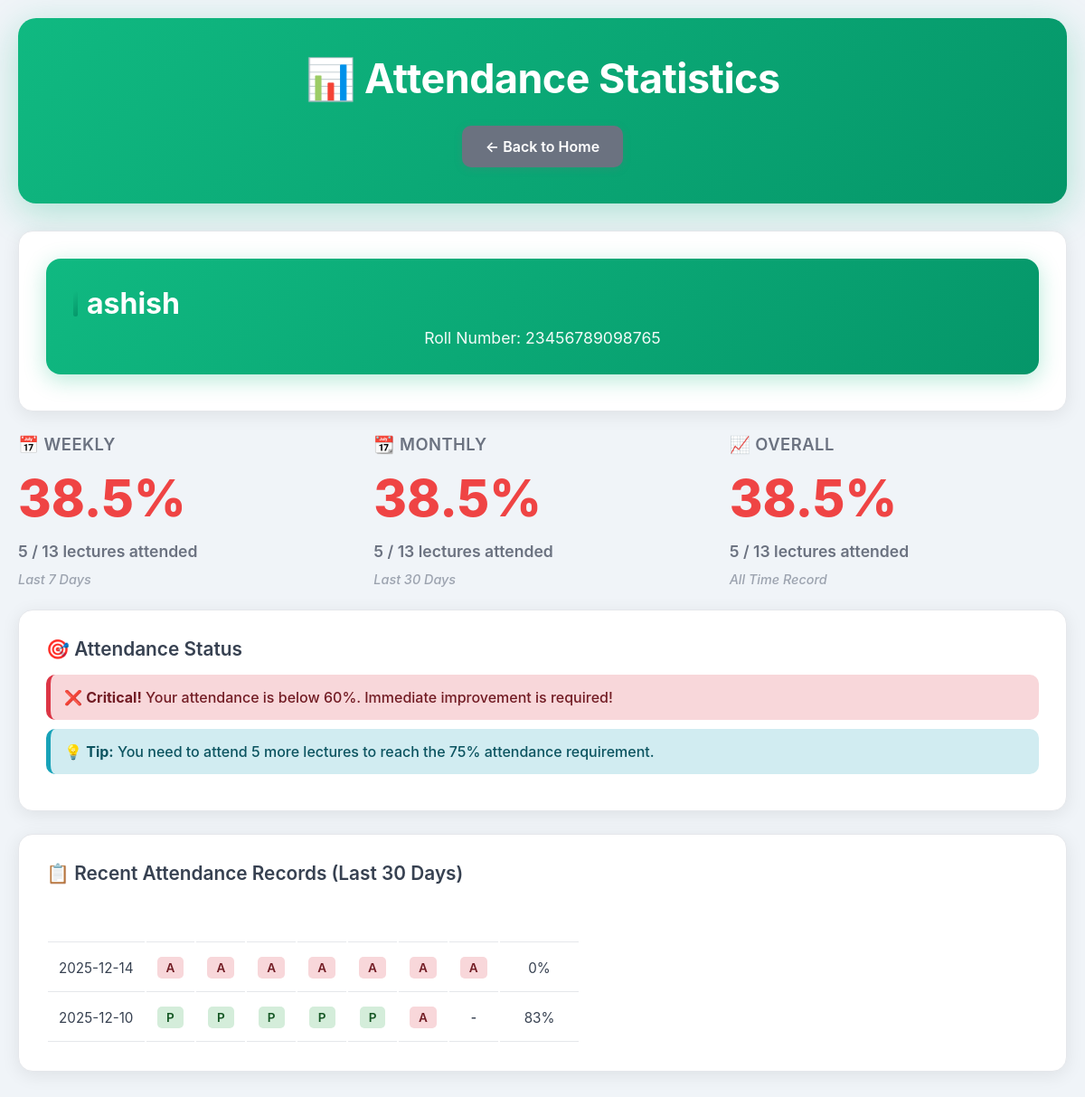
The page /statistics/3 on the database as committed earlier.
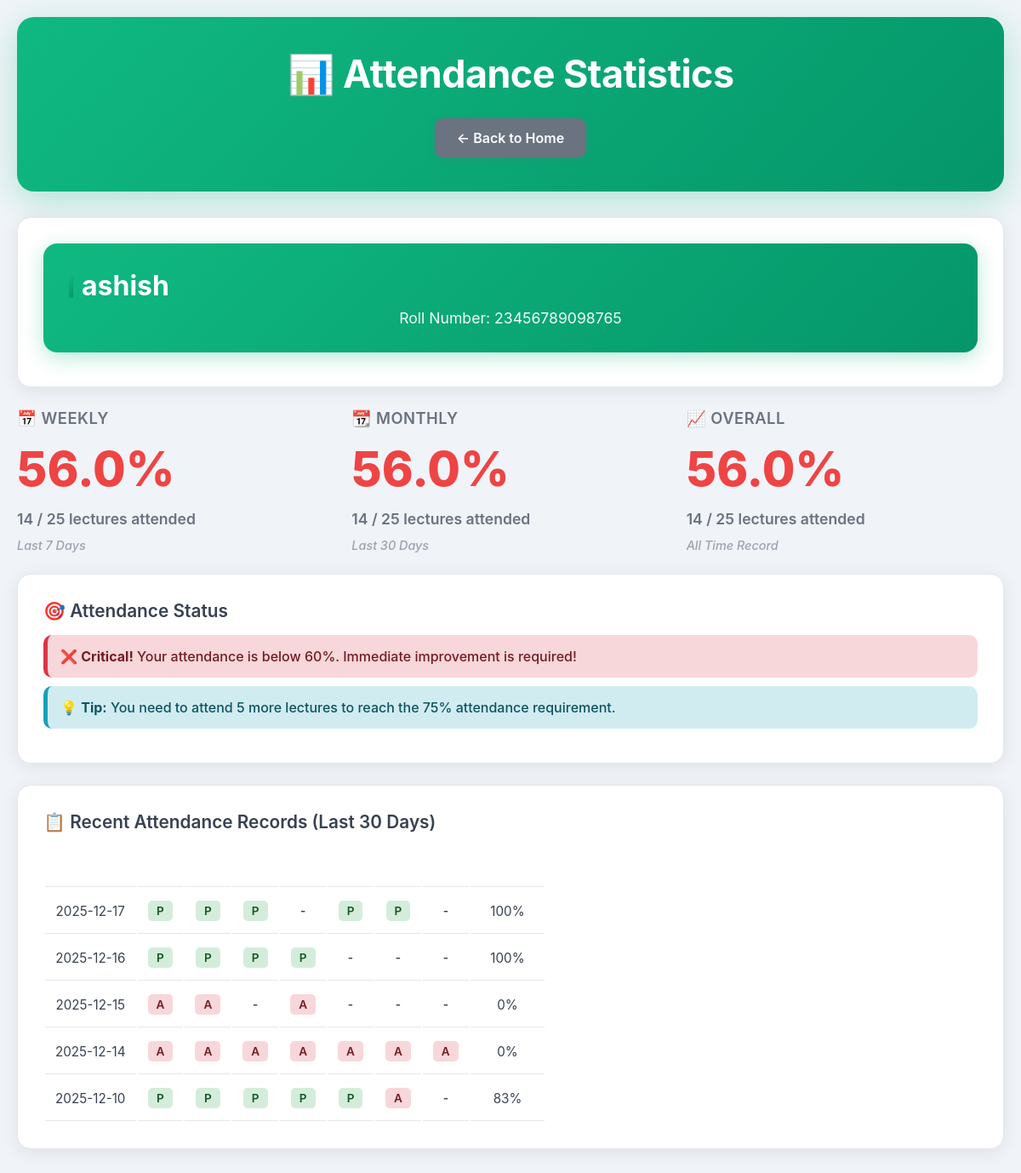
The same page on the database as committed later.
### tables this page shows
CREATE TABLE students
                 (id INTEGER PRIMARY KEY AUTOINCREMENT,
                  name TEXT NOT NULL,
                  roll_number TEXT UNIQUE NOT NULL);

CREATE TABLE attendance
                 (id INTEGER PRIMARY KEY AUTOINCREMENT,
                  student_id INTEGER,
                  date TEXT NOT NULL,
                  lecture_number INTEGER NOT NULL,
                  status TEXT NOT NULL,
                  FOREIGN KEY (student_id) REFERENCES students(id),
                  UNIQUE(student_id, date, lecture_number));

### app.py (the view)
@app.route('/statistics/<int:student_id>')
def statistics(student_id):
    conn = sqlite3.connect('attendance.db')
    c = conn.cursor()
    c.execute('SELECT name, roll_number FROM students WHERE id = ?', (student_id,))
    student = c.fetchone()
    if not student:
        return "Student not found", 404
    week_ago = (datetime.now() - timedelta(days=7)).strftime('%Y-%m-%d')
    c.execute('''SELECT COUNT(*) FROM attendance
                 WHERE student_id = ? AND date >= ? AND status = 'present' ''',
             (student_id, week_ago))
    weekly_present = c.fetchone()[0]
    c.execute('''SELECT COUNT(*) FROM attendance
                 WHERE student_id = ? AND date >= ?''',
             (student_id, week_ago))
    weekly_total = c.fetchone()[0]
    month_ago = (datetime.now() - timedelta(days=30)).strftime('%Y-%m-%d')
    c.execute('''SELECT COUNT(*) FROM attendance
                 WHERE student_id = ? AND date >= ? AND status = 'present' ''',
             (student_id, month_ago))
    monthly_present = c.fetchone()[0]
    c.execute('''SELECT COUNT(*) FROM attendance
                 WHERE student_id = ? AND date >= ?''',
             (student_id, month_ago))
    monthly_total = c.fetchone()[0]
    c.execute('''SELECT COUNT(*) FROM attendance
                 WHERE student_id = ? AND status = 'present' ''',
             (student_id,))
    overall_present = c.fetchone()[0]
    c.execute('SELECT COUNT(*) FROM attendance WHERE student_id = ?', (student_id,))
    overall_total = c.fetchone()[0]
    c.execute('''SELECT date, lecture_number, status FROM attendance
                 WHERE student_id = ? AND date >= ?
                 ORDER BY date DESC, lecture_number''',
             (student_id, month_ago))
    records = c.fetchall()
    conn.close()
    weekly_percentage = (weekly_present / weekly_total * 100) if weekly_total > 0 else 0
    monthly_percentage = (monthly_present / monthly_total * 100) if monthly_total > 0 else 0
    overall_percentage = (overall_present / overall_total * 100) if overall_total > 0 else 0
    return render_template('statistics.html',
                          student=student,
                          weekly_present=weekly_present,
                          weekly_total=weekly_total,
                          weekly_percentage=weekly_percentage,
                          monthly_present=monthly_present,
                          monthly_total=monthly_total,
                          monthly_percentage=monthly_percentage,
                          overall_present=overall_present,
                          overall_total=overall_total,
                          overall_percentage=overall_percentage,
                          records=records)

### templates/statistics.html (shortened to what this page needs)
<!DOCTYPE html>
<html lang="en">
  <head>
    <link
      rel="stylesheet"
      href="{{ url_for('static', filename='style.css') }}"
    />
  </head>
  <body>
    <div class="container">
      <header>
        <h1>📊 Attendance Statistics</h1>
        <a
          href="/"
          class="btn btn-secondary"
          style="display: inline-block; margin-top: 15px"
          >← Back to Home</a
        >
      </header>
      <div class="card">
        <div class="student-header">
          <h2>{{ student[0] }}</h2>
          <p style="font-size: 1.1rem; margin-top: 8px; opacity: 0.95">
            Roll Number: {{ student[1] }}
          </p>
        </div>
      </div>
      <div class="stats-grid">
        <div class="stat-card">
          <h3>📅 Weekly</h3>
          <div
            class="stat-percentage"
            style="color: {% if weekly_percentage >= 75 %}#10b981{% elif weekly_percentage >= 60 %}#f59e0b{% else %}#ef4444{% endif %}"
          >
            {{ "%.1f"|format(weekly_percentage) }}%
          </div>
          <p class="stat-detail">
            {{ weekly_present }} / {{ weekly_total }} lectures attended
          </p>
          <p class="stat-label">Last 7 Days</p>
        </div>
        <div class="stat-card">
          <h3>📆 Monthly</h3>
          <div
            class="stat-percentage"
            style="color: {% if monthly_percentage >= 75 %}#10b981{% elif monthly_percentage >= 60 %}#f59e0b{% else %}#ef4444{% endif %}"
          >
            {{ "%.1f"|format(monthly_percentage) }}%
          </div>
          <p class="stat-detail">
            {{ monthly_present }} / {{ monthly_total }} lectures attended
          </p>
          <p class="stat-label">Last 30 Days</p>
        </div>
        <div class="stat-card">
          <h3>📈 Overall</h3>
          <div
            class="stat-percentage"
            style="color: {% if overall_percentage >= 75 %}#10b981{% elif overall_percentage >= 60 %}#f59e0b{% else %}#ef4444{% endif %}"
          >
            {{ "%.1f"|format(overall_percentage) }}%
          </div>
          <p class="stat-detail">
            {{ overall_present }} / {{ overall_total }} lectures attended
          </p>
          <p class="stat-label">All Time Record</p>
        </div>
      </div>
      <div class="card">
        <h3>🎯 Attendance Status</h3>
        {% if overall_percentage >= 75 %}
        <div class="alert alert-success">
          ✅ <strong>Excellent!</strong> Your attendance is above 75%. Keep up
          the great work!
        </div>
        {% elif overall_percentage >= 60 %}
        <div class="alert alert-warning">
          ⚠️ <strong>Warning!</strong> Your attendance is below 75%. You need to
          improve to avoid issues.
        </div>
        {% else %}
        <div class="alert alert-danger">
          ❌ <strong>Critical!</strong> Your attendance is below 60%. Immediate
          improvement is required!
        </div>
        {% endif %} {% if overall_percentage < 75 %}
        <div class="alert alert-info">
          💡 <strong>Tip:</strong> You need to attend {{ ((75 * overall_total /
          100) - overall_present)|round|int }} more lectures to reach the 75%
          attendance requirement.
        </div>
        {% endif %}
      </div>
      <div class="card">
        <h3>📋 Recent Attendance Records (Last 30 Days)</h3>
        {% if records %}
        <div class="records-table">
          <table>
            <thead>
              <tr>
                <th>Date</th>
                <th>L1</th>
                <th>L2</th>
                <th>L3</th>
                <th>L4</th>
                <th>L5</th>
                <th>L6</th>
                <th>L7</th>
                <th>Daily %</th>
              </tr>
            </thead>
            <tbody>
              {% set current_date = None %} {% set daily_records = {} %}  {% for record in records %} {% set date =
              record[0] %}
              daily_records[date].__setitem__(record[1], record[2]) %} {% endfor
              %}  {% for date, lectures in
              daily_records.items() %}
              <tr>
                <td>{{ date }}</td>
                {% for i in range(1, 8) %}
                <td>
                  {% if i in lectures %} {% if lectures[i] == 'present' %}
                  <span class="status-badge present">P</span>
                  {% else %}
                  <span class="status-badge absent">A</span>
                  {% endif %} {% else %}
                  <span class="status-badge">-</span>
                  {% endif %}
                </td>
                {% endfor %}
                <td>
                  {% set present_count = lectures.values()|select("equalto",
                  "present")|list|length %} {% set total_count = lectures|length
                  %} {% if total_count > 0 %} {{ "%.0f"|format((present_count /
                  total_count * 100)) }}% {% else %} - {% endif %}
                </td>
              </tr>
              {% endfor %}
            </tbody>
          </table>
        </div>
        {% else %}
        <p class="no-data">
          📋 No attendance records found for the last 30 days. Start marking
          attendance to see your records here!
        </p>
        {% endif %}
      </div>
    </div>
  </body>
</html>

### static/style.css (style rules this page uses)
* { margin: 0; padding: 0; box-sizing: border-box; }
body { font-family: -apple-system, BlinkMacSystemFont, 'Segoe UI', Roboto, 'Helvetica Neue', Arial, sans-serif; background: #f0f4f8; min-height: 100vh; padding: 20px; }
.container { max-width: 1400px; margin: 0 auto; }
header { text-align: center; background: linear-gradient(135deg, #10b981 0%, #059669 100%); color: white; margin-bottom: 30px; padding: 40px 20px; border-radius: 20px; box-shadow: 0 10px 40px rgba(16, 185, 129, 0.3); }
header h1 { font-size: 2.8rem; margin-bottom: 10px; font-weight: 700; letter-spacing: -0.5px; }
.card { background: white; border-radius: 16px; padding: 30px; margin-bottom: 25px; box-shadow: 0 4px 20px rgba(0,0,0,0.08); border: 1px solid #e5e7eb; transition: all 0.3s; }
.card h2 { color: #1f2937; margin-bottom: 24px; font-size: 1.75rem; font-weight: 700; display: flex; align-items: center; gap: 10px; }
.card h2::before { content: ""; display: inline-block; width: 5px; height: 28px; background: linear-gradient(135deg, #10b981 0%, #059669 100%); border-radius: 3px; }
.card h3 { color: #374151; margin-bottom: 16px; font-size: 1.3rem; font-weight: 600; }
.btn { padding: 13px 26px; border: none; border-radius: 10px; font-size: 1rem; cursor: pointer; transition: all 0.2s; text-decoration: none; display: inline-block; font-weight: 600; text-align: center; white-space: nowrap; }
.btn-secondary { background: #6b7280; color: white; box-shadow: 0 2px 8px rgba(107, 114, 128, 0.25); }
.student-header { text-align: center; padding: 30px; background: linear-gradient(135deg, #10b981 0%, #059669 100%); color: white; border-radius: 16px; margin-bottom: 10px; box-shadow: 0 6px 25px rgba(16, 185, 129, 0.3); }
.student-header h2 { color: white; margin-bottom: 8px; font-weight: 700; font-size: 2rem; }
.stats-grid { display: grid; grid-template-columns: repeat(auto-fit, minmax(250px, 1fr)); gap: 20px; margin-bottom: 25px; }
.stat-card h3 { color: #6b7280; margin-bottom: 18px; font-size: 1.15rem; font-weight: 600; text-transform: uppercase; letter-spacing: 0.5px; }
.stat-percentage { font-size: 3.5rem; font-weight: 800; margin: 20px 0; line-height: 1; }
.stat-detail { color: #6b7280; font-size: 1.1rem; margin: 12px 0; font-weight: 600; }
.stat-label { color: #9ca3af; font-size: 0.95rem; font-weight: 500; margin-top: 8px color: #999; font-size: 0.9rem; font-style: italic; }
.alert { padding: 15px; border-radius: 10px; margin: 10px 0; font-weight: 500; }
.alert-danger { background: #f8d7da; color: #721c24; border-left: 5px solid #dc3545; }
.alert-info { background: #d1ecf1; color: #0c5460; border-left: 5px solid #17a2b8; }
th, td { padding: 14px 12px; text-align: center; border-bottom: 1px solid #e5e7eb; }
th { font-weight: 700; color: white; font-size: 0.9rem; text-transform: uppercase; letter-spacing: 0.5px; }
td { font-size: 0.95rem; color: #374151; }
.status-badge.absent { background: #fee2e2; color: #991b1b; border: 1px solid #ef444 font-size: 0.9rem; }
.status-badge { display: inline-block; padding: 4px 10px; border-radius: 5px; font-weight: 600; font-size: 0.85rem; }
.status-badge.present { background: #d4edda; color: #155724; }
.status-badge.absent { background: #f8d7da; color: #721c24; }

Rows that differ between the two databases and show on the page:
added attendance: date "2025-12-17", status "P", value "100"
added attendance: date "2025-12-16", status "P", value "100"
added attendance: date "2025-12-15", status "A", value "0"
Other text that changed with them:
{{ "%.1f"|format(weekly_percentage) }}: "38.5" → "56.0"
{{ weekly_present }}: "5" → "14"
{{ weekly_total }}: "13" → "25"
{{ "%.1f"|format(monthly_percentage) }}: "38.5" → "56.0"
{{ monthly_present }}: "5" → "14"
{{ monthly_total }}: "13" → "25"
{{ "%.1f"|format(overall_percentage) }}: "38.5" → "56.0"
{{ overall_present }}: "5" → "14"
{{ overall_total }}: "13" → "25"
